Frame 1 (no input): blank canvas, image omitted
Frame 60 (no input): blank canvas, image omitted
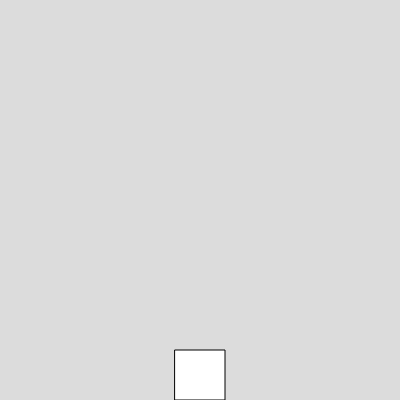
Frame 120 (the mouse pressed at the canvas centre since frame 60)

The p5.js sketch whose frames 1 and 60 were blank and that drew this single picture after the mouse press (run headless with seeded random() and noise() and a simulated clock; from frame 60 on, the mouse is pressed at the canvas centre):

// p5.js sketch
// ── sketch.js
function setup() {
  createCanvas(400, 400);
}

function draw() {
  background(220);
  rectMode(CENTER);
  guy(50);
}

function guy(size) {
  if (mouseX < width - size/2 && 
    mouseX > 0) {
    var move = mouseX;
  }
  rect(move, height - size/2, size, size);
  
}
